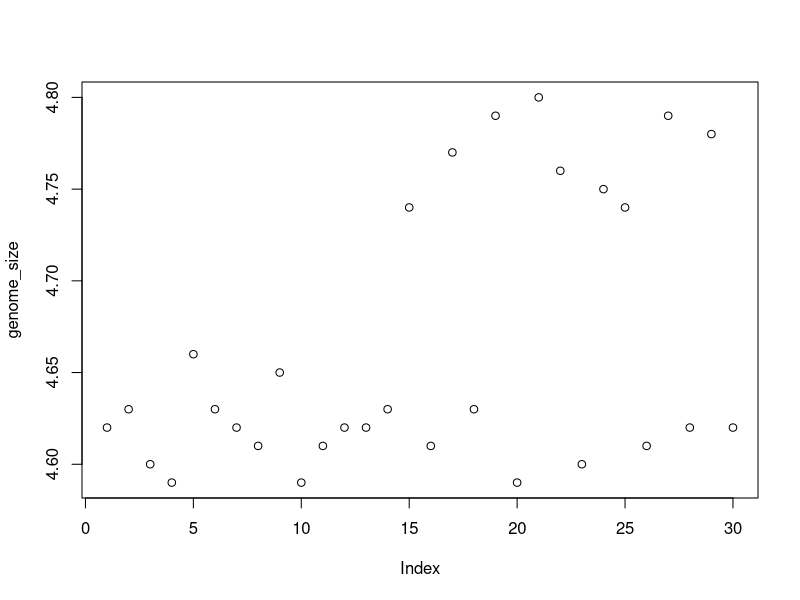
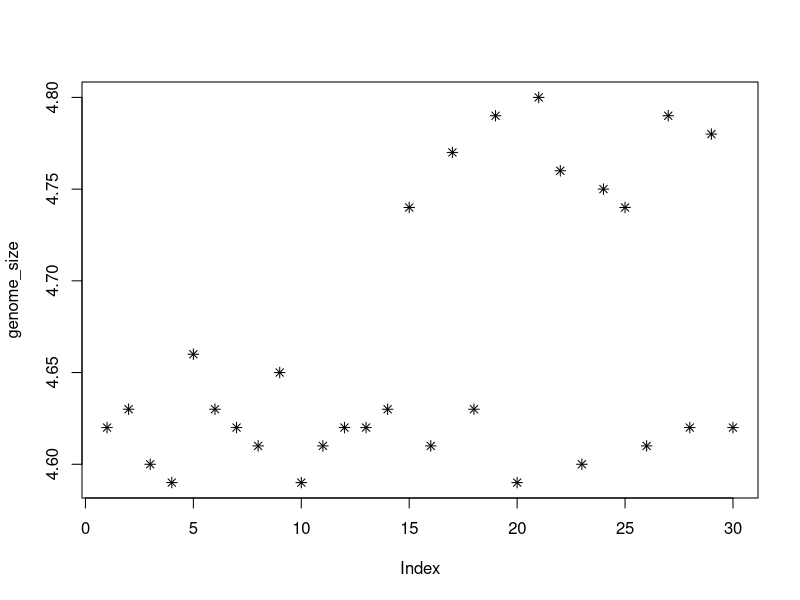
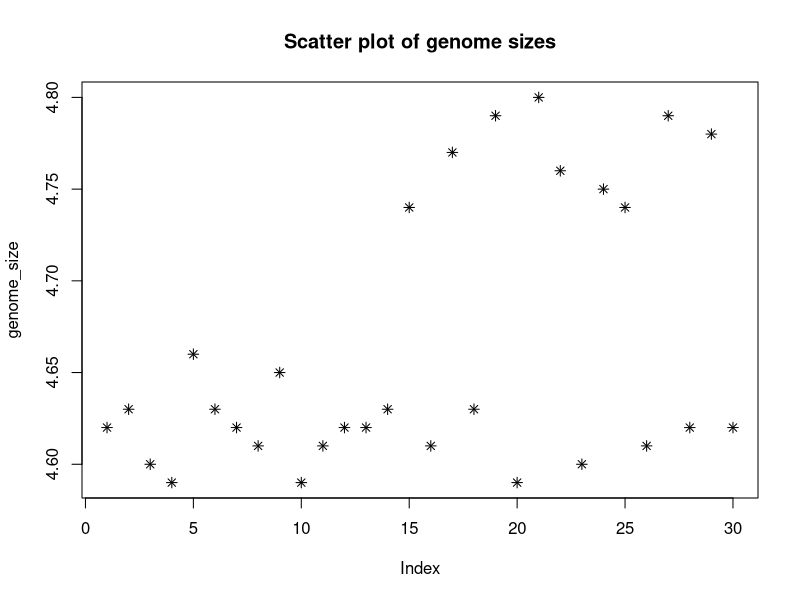
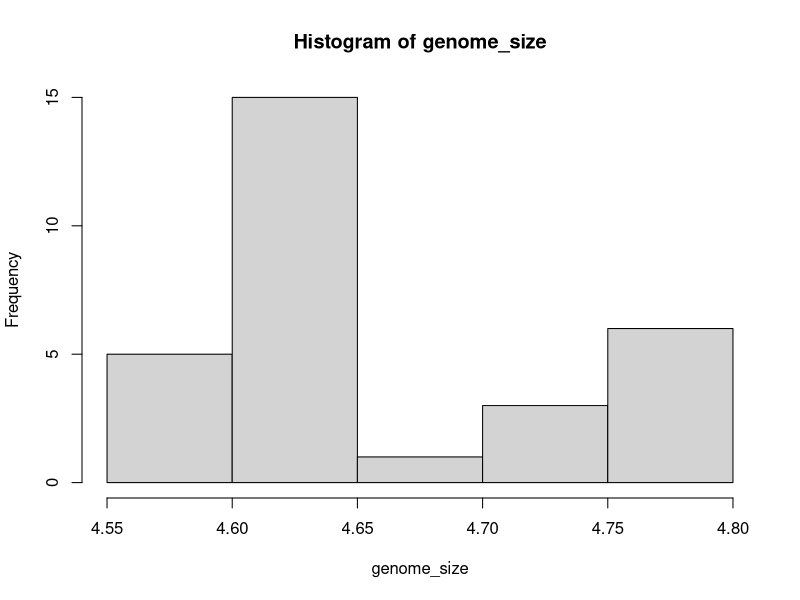
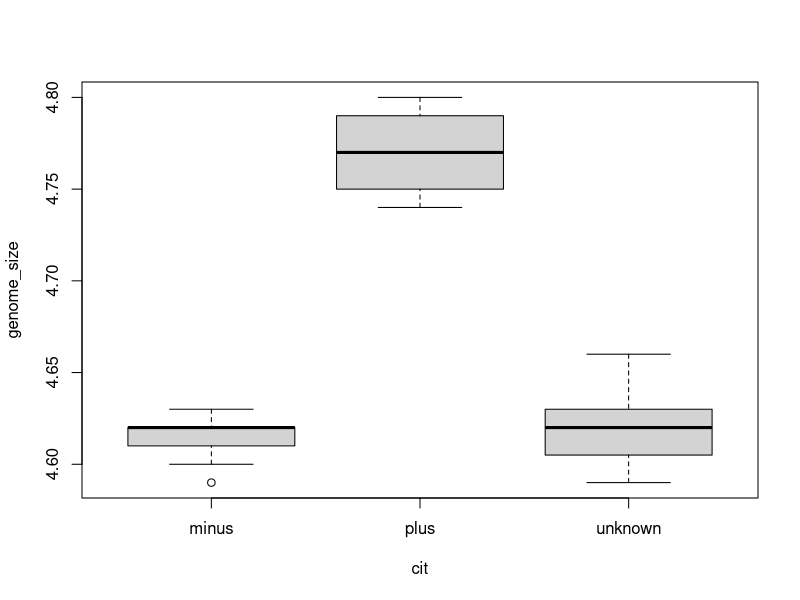
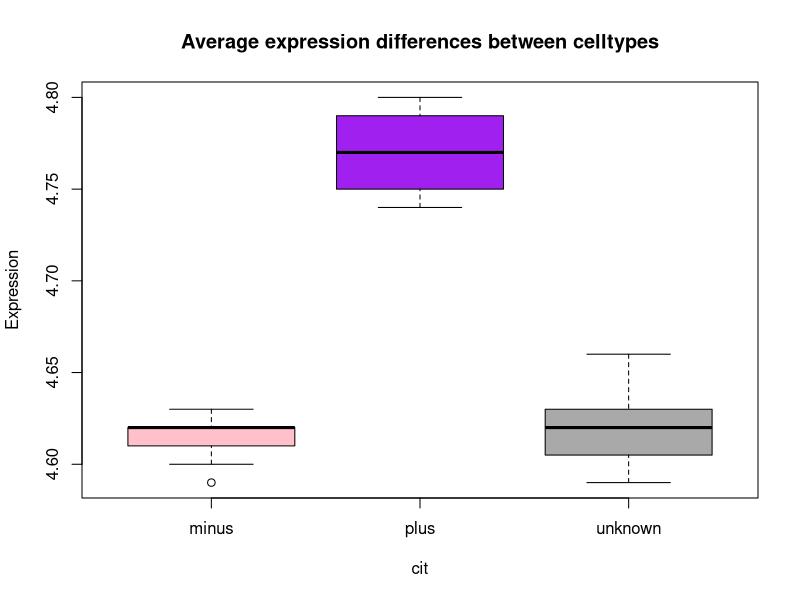
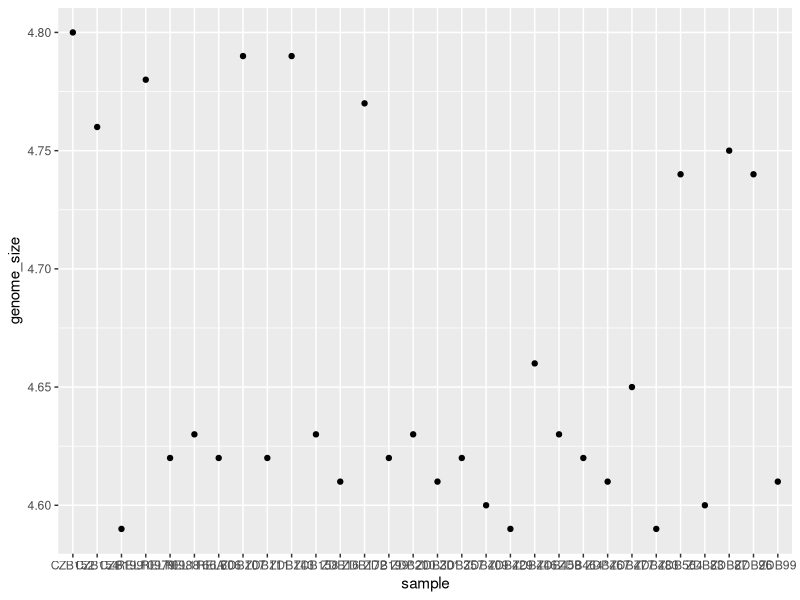
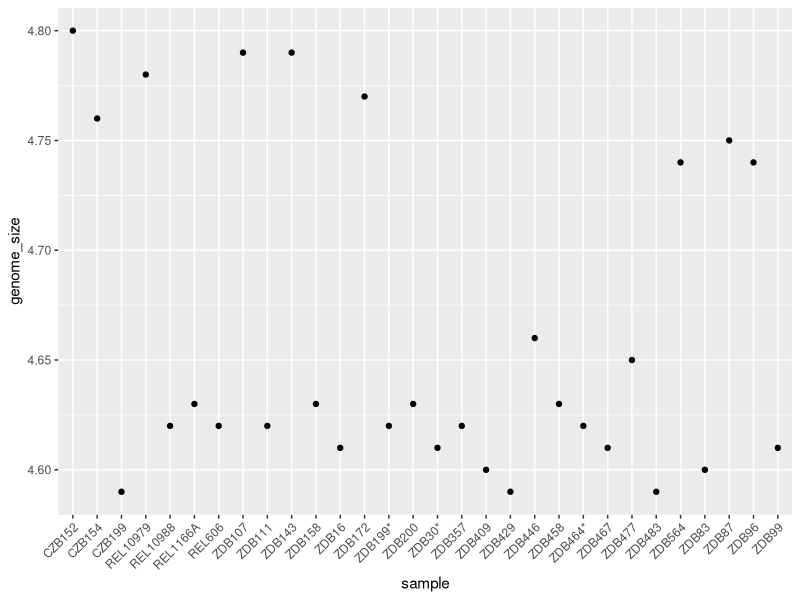

Here is the R script that generated these plots, in order:
## ---- chunk 1
metadata <- read.csv('./data/Ecoli_metadata.csv')
## ---- chunk 2
genome_size <- metadata$genome_size

## ---- chunk 3
plot(genome_size)
## ---- chunk 4
plot(genome_size, pch=8)
## ---- chunk 5
plot(genome_size, pch=8, main="Scatter plot of genome sizes")
## ---- chunk 6
hist(genome_size)
## ---- chunk 7
# Boxplot
boxplot(genome_size ~ cit, metadata)
## ---- chunk 8
boxplot(genome_size ~ cit, metadata,  col=c("pink","purple", "darkgrey"),
        main="Average expression differences between celltypes", ylab="Expression")
## ---- chunk 9
library(ggplot2)
## ---- chunk 10
ggplot(metadata) +
  geom_point(aes(x = sample, y= genome_size))
## ---- chunk 11
ggplot(metadata) +
  geom_point(aes(x = sample, y= genome_size)) +
  theme(axis.text.x = element_text(angle=45, hjust=1))
